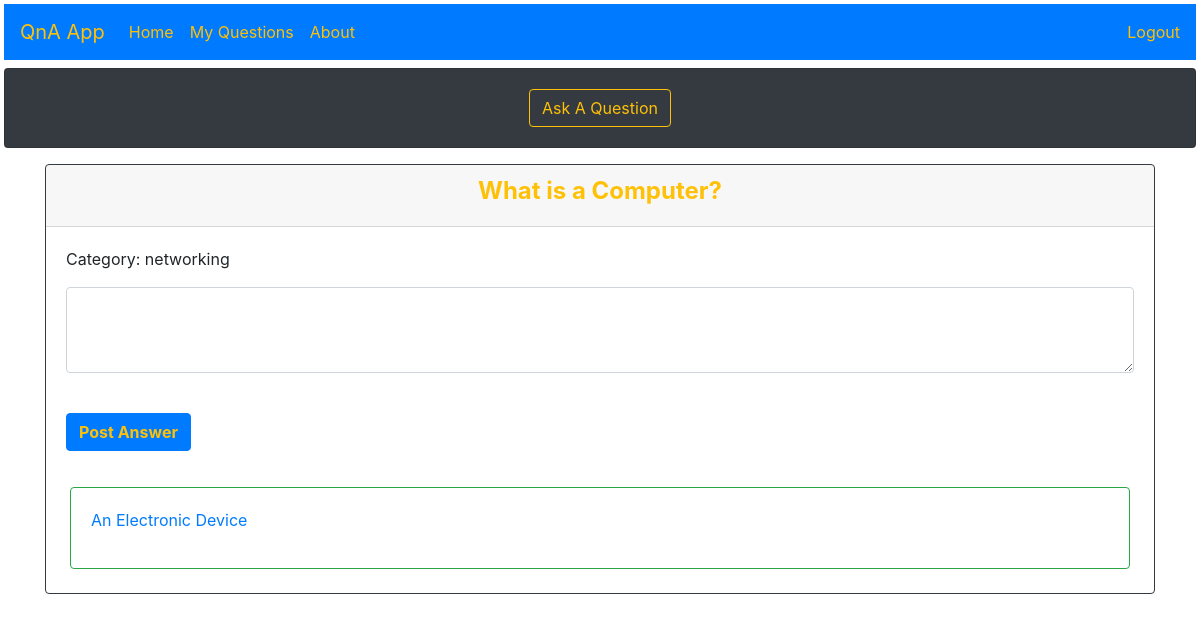
The app's page /viewaquestion/1/ (signed in), older data.
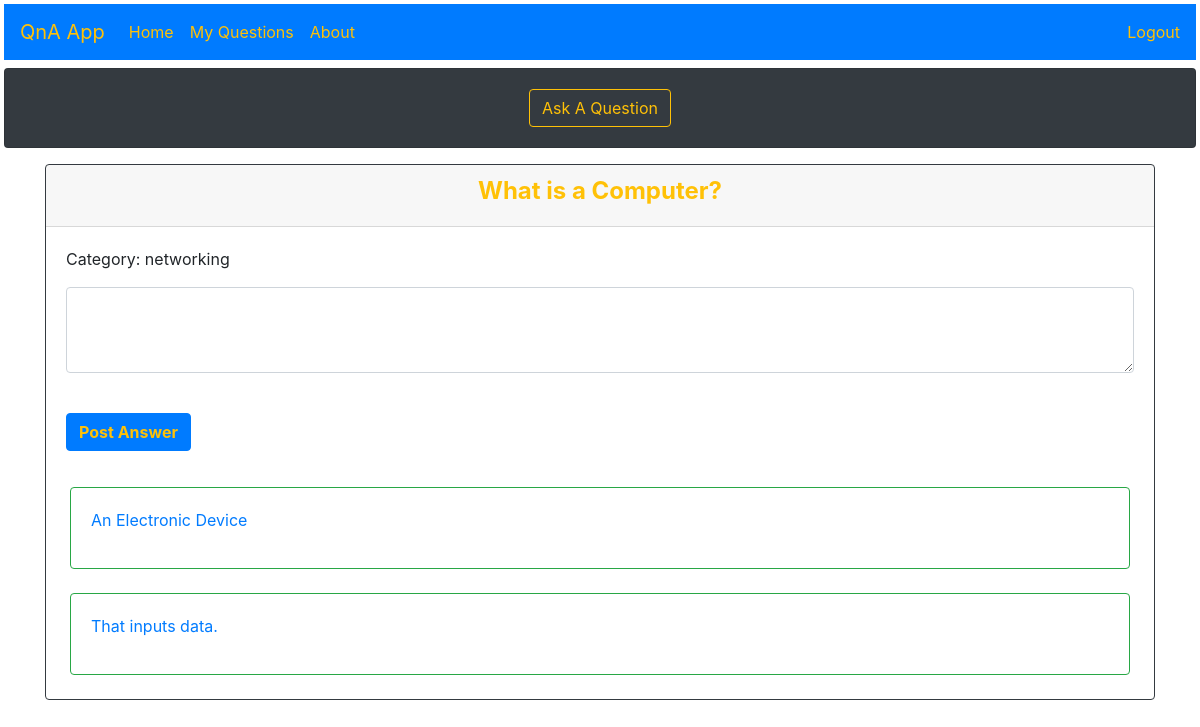
The same page, newer data.
### models.py (models this page shows)
class Question(db.Model):
    id = db.Column(db.Integer, primary_key = True)
    question_text = db.Column(db.Text, nullable = False)
    category = db.Column(db.String(20), nullable = False)
    asked_by_id = db.Column(db.Integer, db.ForeignKey('user.id'))
    answers_to_question = db.relationship(
        'Answer',
        foreign_keys = 'Answer.for_question_id',
        backref='the_question',
        lazy=True
    )

class Answer(db.Model):
    id = db.Column(db.Integer, primary_key=True)
    answer_text = db.Column(db.Text, nullable=False)
    for_question_id = db.Column(db.Integer, db.ForeignKey('question.id'))

### app.py (the view, shortened to what this page needs)
@app.route('/viewaquestion/<int:question_id>/', methods=['GET', 'POST'])
@login_required
def view(question_id):
    question = Question.query.filter_by(id=question_id).first()
    answers = Answer.query.filter_by(for_question_id=question_id).all()
    return render_template('view.html', question=question, answers=answers)

### app.py (called while the page is built)
@login_manager.user_loader
def load_user(user_id):
    return User.query.get(user_id)

### templates/view.html
{% extends "base.html" %}
{% block content %}
<div class="container">
  <div class="card my-3 border-dark">
    <div class="card-header text-warning">
      <h4><b><center>{{ question.question_text }}</center></b></h4>
    </div>
    <div class="card-body">
      <form action="{{ url_for('view', question_id=question.id) }}" method="post">
        <div class="form-group">
        <div class="form-group">
          <p>Category: {{ question.category }}</p>
          <textarea name="answerText" class="form-control" rows="3"></textarea>
        </div>
        <br />
        <button type="submit" class="btn btn-primary text-warning"><b>Post Answer</b></button>
      </form>
    </div>
  </div>
  {% for answer in answers %}
  <div class="card mx-4 border-success">
    <div class="card-body">
      <a href="{{url_for('view',question_id = question.id)}}">
        <p>{{ answer.answer_text }}</p>
      </a>
    </div>
  </div>
  <br>
  {% endfor %}
  </div>
{% endblock %}

### templates/base.html (shortened to what this page needs)
<!DOCTYPE html>
<html lang="en">
  <head>
    <link
      rel="stylesheet"
      href="https://cdn.jsdelivr.net/npm/bootstrap@4.5.3/dist/css/bootstrap.min.css"
    />
  </head>
  <body>
    <header>
      <nav class="navbar navbar-expand-lg navbar-light bg-primary m-1">
        <a class="navbar-brand text-warning" href="{{ url_for('index') }}">QnA App</a>
        <div class="collapse navbar-collapse" id="navbarText">
          <ul class="navbar-nav mr-auto">
            <li class="nav-item active">
              <a class="nav-link text-warning" href="{{ url_for('index') }}">Home <span class="sr-only">(current)</span></a>
            </li>
            <li class="nav-item">
              <a class="nav-link text-warning" href="{{ url_for('myquestions') }}">My Questions</a>
            </li>
            <li class="nav-item">
              <a class="nav-link text-warning" href="{{ url_for('about') }}">About</a>
            </li>
          </ul>
          {% if current_user.is_authenticated %}
          <span class="navbar-text">
            <a href="{{ url_for('logout') }}" class="text-warning">Logout</a>
          </span>
          {% else %}
          <span class="navbar-text ">
            <a href="{{ url_for('login') }}" class="text-warning">login</a>
          </span>
          {% endif %}
        </div>
      </nav>
    </header>
    <div class="card bg-dark mx-1 my-2">
      <center>
        <div class="card-body">
          <a href="{{ url_for('ask') }}" class="btn border-warning text-warning"> Ask A Question</a>
        </div>
      </center>
    </div>
    {% block content %} {% endblock %}
  </body>
</html>

Row changes from the older to the newer data that the page shows:
added Answer: answer_text "That inputs data."
